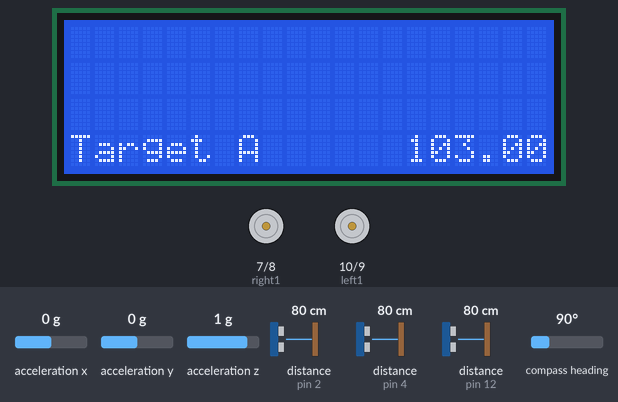
This sketch was run on a simulated Arduino Uno, built with avr-gcc and run on an emulated ATmega328P. Shown: 20×4 character LCD, motor-driver pin pairs drawn as motors (green arrow = first pin HIGH = forward, orange = second pin HIGH = backward, longer = more drive, scaled by the enable pin). Wiring (inferred from the names in the program): 3 × ultrasonic range finder: trigger pin 3, echo pin 4 / trigger pin 5, echo pin 2 / trigger pin 13, echo pin 12; QMC5883L compass at I2C address 0x0D; MPU-6050 motion sensor at I2C address 0x68. Inputs (shaded band) come from the test bench; at power-on: compass heading 90°, distance to the obstacle (sensors on pin 2, pin 4, pin 12) 80 cm, acceleration x 0 g, acceleration y 0 g, acceleration z 1 g. The echo pulse lasts 58.3 µs per cm; what the sketch prints to the serial monitor is not drawn.

Above: at 0.8 s.
0.9 s: compass heading set to 352°
At 1.3 s:
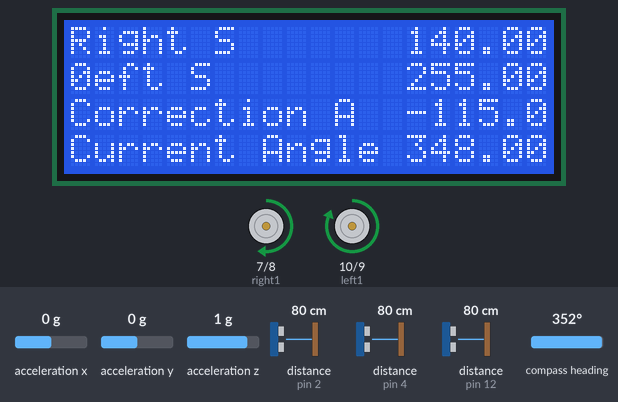
2.8 s: distance to the obstacle (sensor on pin 2) set to 10 cm
4.3 s: distance to the obstacle (sensor on pin 2) set to 7 cm
At 6.7 s:
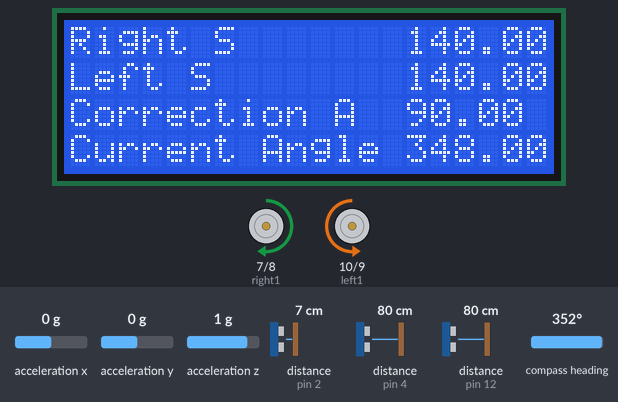
7.0 s: compass heading set to 180°
At 9.5 s:
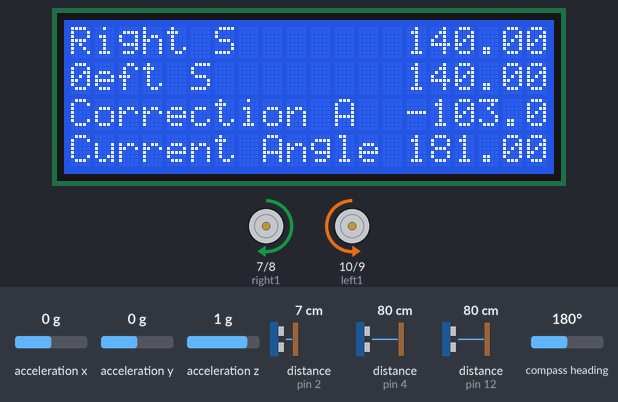
10.0 s: compass heading set to 7°
At 16.9 s:
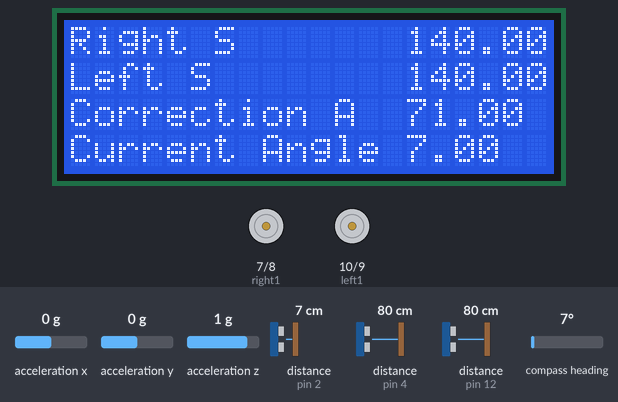
Timing chart, 0 to 18.0 s (numbered marks = the images above; inputs shaded):
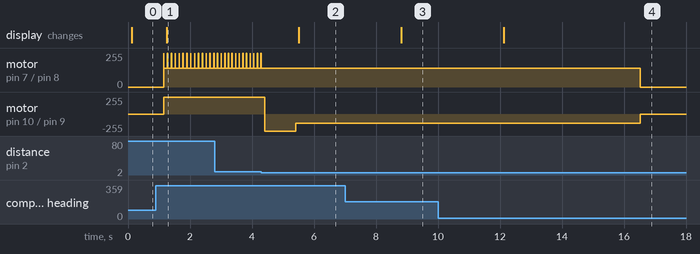

The sketch:

mazeControl_forrealsies.ino
```cpp
/*   Drive Control 2
By Chris Fischer
Based on Drive Control -- same principal, but cleaned up
Read data from serial and use to control direction and speed.
Direction is compared to a MPU6050 6 axis accelerometer
Nominal speed is controlled by motor PWM controls

Speed is coded as 10xxx where xxx is speed (max 255)
Angle is coded as 20xxx where xxx is the target angle (0-359)

Ascii values should be sent with '<' and '>' as start and end
characters, respectively.

So a speed of 155 should use the ascii string
<10155>
An angle of 97 should use the ascii string
<20097>

*/
#include "Setup.h"

void setup() {
  setupa();
  Serial.begin(9600);
  int driveTime = 5000;
  int startTime = millis();

  targetSpeed = 180;
  queue("front","right");

  /*
  targetSpeed = 0;
  targetAngle = currentAngle+90;
  while (currentAngle > targetAngle + 10 || currentAngle < targetAngle - 10){
    currentAngle = readCompassAzimuth();
    moveControl();
  }


  queue("front", "left"); //6
  queue("front", "right"); //7
  queue("front", "left"); //8
  queue("right", "right"); //9
  queue("front", "right"); // 10

  queue("right", "right"); //12
  queue("front", "left"); //13
  queue("front", "right"); //14
  queue("front", "left"); //17
  queue("front", "left"); // 19

  queue("right", "right"); //22
  queue("left", "left"); //24
  queue("front", "left"); //26
  queue("front", "right"); //28
  queue("front", "left"); //29
  queue("right", "right"); //30
  queue("front", "left"); //31
  queue("right", "right"); //32
  queue("front", "right"); //33
  queue("front", "left"); //38
  queue("front", "left"); //39
  queue("front", "left"); //END!!!!!!
  */
}


void queue(String boundary, String turn) {
  int currentAngle = readCompassAzimuth();
  targetAngle = currentAngle;
  targetSpeed=120;
  if(boundary.equals("front")){
    Serial.println(distanceSensor());
    while(distanceSensor()>8 || distanceSensor()>1000){
      currentAngle = readCompassAzimuth();
      moveControl();
      lcdStatus(spdCol,spdRow,"Right S",float(rightSpeedVal));
      lcdStatus(actCol,actRow,"Left S",float(leftSpeedVal));
      lcdStatus(corrCol,corrRow,"Correction A",float(correctionAngle));
      lcdStatus(tarCol,tarRow,"Current Angle",float(currentAngle));
      Serial.println(distanceSensor());
    }
  }
  if(boundary.equals("left")){
    while(distanceSensorLeft()<10 || distanceSensor()>1000){
      currentAngle = readCompassAzimuth();
      moveControl();
    }
  }
   if(boundary.equals("right")){
    while(distanceSensorRight()<10|| distanceSensor()>1000){
      currentAngle = readCompassAzimuth();
      moveControl();
    }
  }
  turnFunc(turn);
  stopCar();
}


void turnFunc(String turn){
  Serial.println("turning!!");
  int currentAngle = readCompassAzimuth();
  targetSpeed = 0;
  if(turn.equals("left")){
    targetAngle = currentAngle-90;
    Serial.println("left turning");
  }
  else{//(turn.equals("right"))
    targetAngle = currentAngle+90;
    //targetAngle = currentAngle+90;
    Serial.println("right turning");
    Serial.println(currentAngle);
  }

  //abs(currentAngle - targetAngle) < 1
  int driveTime = 10000;
  int startTime = millis();
  correctionAngle = findCorrectionAngle(currentAngle, targetAngle);
  while (time < startTime+driveTime && correctionAngle != 0) {
    time = millis();
    currentAngle = readCompassAzimuth();
    moveControl();
    correctionAngle = findCorrectionAngle(currentAngle, targetAngle);
    lcdStatus(spdCol,spdRow,"Right S",float(rightSpeedVal));
    lcdStatus(actCol,actRow,"Left S",float(leftSpeedVal));
    lcdStatus(corrCol,corrRow,"Correction A",float(correctionAngle));
    lcdStatus(tarCol,tarRow,"Current Angle",float(currentAngle));
  }
}


void loop(){
  Serial.println(distanceSensor());
  /*
  Serial.print("left: ");
  Serial.println(distanceSensorLeft());
  Serial.print("right: ");
  Serial.println(distanceSensorRight());
  Serial.print("fwd: ");
  Serial.println(distanceSensor());
  */
};  // loop function has to exist even if it is empty

/*
  if(time>10000){
    moveControl();
  }else{
    stopCar();
  }
  */
    /*digitalWrite(rightEnable,HIGH);
    digitalWrite(leftEnable,HIGH);
    analogWrite(right1, 255);
    analogWrite(right2, 0);
    analogWrite(left2, 255);
    analogWrite(left1, 0);*/

  // compare current speed and direction to target speed and direction
  // if they don't match, call moveContol
 /*

 Serial.begin(9600);
  int startAngle = readCompassAzimuth();
  targetAngle = currentAngle;
  int driveTime = 30000;
  int startTime = millis();
  while (time < startTime+driveTime ) { //&& distanceSensor()>10
    currentAngle = readCompassAzimuth();
    time=millis();
    targetSpeed=120;
    //targetAngle=currentAngle;
    //Serial.print("left: ");
    //Serial.println(distanceSensorLeft());
    Serial.print("right: ");
    Serial.println(distanceSensorRight());
    //Serial.print("fwd: ");
    //Serial.println(distanceSensor());

    lcdStatus(spdCol,spdRow,"Right S",float(rightSpeedVal));
    lcdStatus(actCol,actRow,"Left S",float(leftSpeedVal));
    lcdStatus(corrCol,corrRow,"Correction A",float(correctionAngle));
    lcdStatus(tarCol,tarRow,"Current Angle",float(currentAngle));

    Serial.print("target: ");
    Serial.println(targetAngle);
    Serial.print("current: ");
    Serial.println(currentAngle);
    Serial.print("left: ");
    Serial.println(leftSpeedVal);
    Serial.print("right: ");
    Serial.println(rightSpeedVal);

    //correctionAngle = 90;

    moveControl();
   // Serial.print(CorrectionAngle);
  }
  */
```

Setup.h
```cpp
//#include <Adafruit_MPU6050.h>
//#include <Adafruit_Sensor.h>
#include <Wire.h>  // I2C communication
#include <LiquidCrystal_I2C.h>  // librar for I2C 2 row x 16 column LCD
LiquidCrystal_I2C lcd(0x27,20,4);  // set the LCD address to 0x27 for a 20 column and 4 line display

void turnFunc();

const int echoPin=2;
const int trigPin=5;
const int echoPinLeft=4;
const int trigPinLeft=3;
const int echoPinRight=12;
const int trigPinRight=13;

float duration, distance;
float durationLeft,distanceLeft;
float durationRight,distanceRight;

const int baudRate = 9600;
long time;
// const int baudRate = 115200;

// accelerometer variables
const int MPU = 0x68; // MPU6050 I2C address
float AccX, AccY, AccZ; //linear acceleration
float GyroX, GyroY, GyroZ; //angular velocity
float accAngleX, accAngleY, gyroAngleX, gyroAngleY, gyroAngleZ; //used in void loop()
float roll, pitch, yaw;
float AccErrorX, AccErrorY, GyroErrorX, GyroErrorY, GyroErrorZ;

float elapsedTime, currentTime, previousTime;
int c = 0;
float proportionalRate = 5; //speed adjustment per degree of error
float maxRate = 120;
long int maxDuration = 600000;  // run duration in ms

const int maxSpeed = 255; //max PWM value written to motor speed pin. It is typically 255.
const int minSpeed = 140; //min PWM value at which motor moves

float currentAngle; //if MPU6050 is flat, angle = Z = yaw
float targetAngle = 0;
float deltaAngle;
int targetSpeed = 0;
int speedCorrection;
int correctionAngle;
float angleTolerance = 3;
int dataIsSpeed = 0;
int dataIsAngle = 0;
// lcd display variables
int spdRow=0, spdCol=14, tarRow=3,tarCol=14,actRow=1,actCol=14, corrRow=2, corrCol=14;


// for an H bridge with single pin direction control, use only pins left1 and right1
//const int left1 = 4;  //for L298N control
const int left1 = 10; // MD20A control
const int left2 = 9;     // ignored in MD20A
//const int right1 = 7;   // for L298n control
const int right1 = 7;  // for MD20A
const int right2 = 8;    // ignored in MD20A

//int rightForward = 10; //7
//int rightReverse = 9; //6
//int rightEnable = 11; //3

//int leftReverse = 8; //7
//int leftForward = 7; //6
//int leftEnable = 6; //3


// const int leftSpeed = 10;  // L298N
const int leftEnable = 11;      // MD20A
// const int rightSpeed = 11;   //L298N
const int rightEnable = 6;   // MD20A

int leftSpeedVal, rightSpeedVal;

// *** variables for new readSerial2.h
const byte buffSize = 40;
char inputBuffer[buffSize];
const char startMarker = '<';
const char endMarker = '>';
byte bytesRecvd = 0;
boolean readInProgress = false;
boolean newDataFromPC = false;
long int readValue, actValue; // maximum value of an standard integer is 32767.
char messageFromPC[buffSize] = {0};

// **** end new variable block

//#include "gyro.h"
#include "movement.h"
//#include "readSerial.h"
//#include "readSerial2.h"


// delaring variables for readSerial3 library
const byte numChars = 32;
char receivedChars[numChars];
boolean newData = false;
#include "readSerial3.h"   // read serial function from arduino website
#include "compassRead.h"   // read azimuth angle from compass chip
#include "LCDStatus.h"     // library to write to LCD display


const int buttonPin = 2;

void setupa() {
  pinMode(trigPin, OUTPUT);
	pinMode(echoPin, INPUT);

  pinMode(trigPinLeft, OUTPUT);
	pinMode(echoPinLeft, INPUT);

  pinMode(trigPinRight, OUTPUT);
	pinMode(echoPinRight, INPUT);

  time=millis();
  Serial.begin(baudRate);
  //Serial.println("started");
  // setup I2C communication with accelerometer
  Wire.begin();                      // Initialize comunication
  Wire.beginTransmission(MPU);       // Start communication with MPU6050 // MPU=0x68
  Wire.write(0x6B);                  // Talk to the register 6B
  Wire.write(0x00);                  // Make reset - place a 0 into the 6B register
  Wire.endTransmission(true);        //end the transmission
  // Call this function if you need to get the IMU error values for your module
 // calculateError();
  // initialize compass - define I2S and error
  compassSetup();
  // get the initial compass angle
  currentAngle = readCompassAzimuth();

  pinMode(right1, OUTPUT);
  digitalWrite(right1,LOW);
  pinMode(right2, OUTPUT);
  digitalWrite(right2,LOW);
  pinMode(rightEnable, OUTPUT);

  pinMode(left1, OUTPUT);
  digitalWrite(left1,LOW);
  pinMode(left2, OUTPUT);
  digitalWrite(left2,LOW);
  pinMode(leftEnable, OUTPUT);


  // setup LCD Display
  lcd.init();
  lcd.clear();
  lcd.backlight();      // Make sure backlight is on

  pinMode(buttonPin,INPUT);   // start button on Aduino
  Serial.println("<Arduino is ready>");
  analogWrite(leftEnable, 100);
  analogWrite(rightEnable, 100);
  //spdRow = 0;
  //lcd.setCursor(0,spdRow);
  //lcd.print("Target speed");
  //spdCol = 14;
  //lcd.setCursor(spdCol,spdRow);
  //lcd.print(targetSpeed);
  /*
  lcdStatus(14,0,"Target speed", float(targetSpeed));
  lcdStatus(14,1,"Current A", float(currentAngle));
  lcdStatus(14,2,"Correction A",float(correctionAngle));
  */
  targetAngle = currentAngle + correctionAngle;
  //lcd.print(targetAngle);
  lcdStatus(14,3,"Target A ",float(targetAngle));
  delay(1000);
}
```

compassRead.h
```cpp
// developed as CompasAzimuthWithCorrection
// converted to a library to incorporate into DriveControl
//  Chris Fischer November 27, 2024

#include <Wire.h> //I2C Arduino Library
//uncomment the max and min values.   Rotate the compass chip throug
// 360 degrees plus vertical.   Record the max, and min.   Calculate the
// average.   Enter the averages as offset values.
// program assumes board is oriented horizontally (xz plane).


#define addr 0x0D //I2C Address for The HMC5883
//#define addr 0x1C
int xMax = -9999, yMax = -9999, zMax = -9999;
int xMin = 9999, yMin = 9999, zMin = 9999;
//int xOffset = 3228, yOffset = 1403, zOffset = 1369;
int xOffset = 728, yOffset =0, zOffset = 65;
int compassZero = 0;

void compassSetup() {
  int readCompassAzimuth();

  Serial.begin(9600);
  Wire.begin();


  Wire.beginTransmission(addr); //start talking
  Wire.write(0x0B); // Tell the HMC5883 to Continuously Measure
  Wire.write(0x01); // Set the Register
  Wire.endTransmission();
  Wire.beginTransmission(addr); //start talking
  Wire.write(0x09); // Tell the HMC5883 to Continuously Measure
  Wire.write(0x1D); // Set the Register
  Wire.endTransmission();
  compassZero = readCompassAzimuth();
}

int readCompassAzimuth() {

  int x, y, z, a; //triple axis data

  //Tell the HMC what regist to begin writing data into


  Wire.beginTransmission(addr);
  Wire.write(0x00); //start with register 3.
  Wire.endTransmission();

  //Read the data.. 2 bytes for each axis.. 6 total bytes
  Wire.requestFrom(addr, 6);
  delay(10);
  if (6 <= Wire.available()) {
    x = Wire.read(); //MSB  x
    x |= Wire.read() << 8; //LSB  x)
    z = Wire.read(); //MSB  z
    z |= Wire.read() << 8; //LSB z
    y = Wire.read(); //MSB y
    y |= Wire.read() << 8; //LSB y

    x = x - xOffset;
    y = y - yOffset;
    z = z - zOffset;


/*
// record max and min values for calibration
    if(x > xMax){xMax = x;}
    if(x < xMin){xMin = x;}
    if(y > yMax){yMax = y;}
    if(y < yMin){yMin = y;}
    if(z > zMax){zMax = z;}
    if(z < zMin){zMin = z;}
  Serial.print("X max: ");
  Serial.println(xMax);
  Serial.print("X min: ");
  Serial.println(xMin);
  Serial.print("Y max: ");
  Serial.println(yMax);
  Serial.print("Y min: ");
  Serial.println(yMin);
  Serial.print("Z max: ");
  Serial.println(zMax);
  Serial.print("Z min: ");
  Serial.println(zMin);

   //uncomment to calibrate
  Serial.print("Xavg: ");
  Serial.println((xMax+xMin)/2.0);
  Serial.print("Yavg: ");
  Serial.println((yMax+yMin)/2.0);
  Serial.print("Zavg: ");
  Serial.println((zMax+zMin)/2.0);
*/
  }


  // Show Values
  /*
  Serial.print("\nX/Y/Z values: ");
  Serial.print(x - xOffset);
  Serial.print(", ");
  Serial.print(y-yOffset);
  Serial.print(", ");
  Serial.print(z - zOffset);
 */

  //a = int(atan2(double(x),double(z))*180.000/3.1415);
  a = int(atan2(double(z),double(x))*180.000/3.1415);
  // board markings indicate x,y but testing show z,x are horizontal plane
  //a = a - compassZero;
  if(a < 0){a = 360 + a;}

  //Serial.print("A Value: ");
  //Serial.println(a);
  //Serial.println(" ");

  //delay(1000);

  return(a);


}
```

gyro.h
```cpp
// ************* Function Definitions **************
/*   includes functions
/*   void readAcceleration() -- reads linear acceleration from the MPU6050
/*   void readGyro() -- reads angular acceleration
/*   void calculateError() -- samples 200 gyro readings and calculates an average error with accelerometer steady
/*   void readAngle() -- calculates the current angle from accelerometer data
/* **************************************************/
void readAcceleration() {
  Wire.beginTransmission(MPU);
  Wire.write(0x3B); // Start with register 0x3B (ACCEL_XOUT_H)
  Wire.endTransmission(false);
  Wire.requestFrom(MPU, 6, true); // Read 6 registers total, each axis value is stored in 2 registers
  //For a range of +-2g, we need to divide the raw values by 16384, according to the MPU6050 datasheet
  AccX = (Wire.read() << 8 | Wire.read()) / 16384.0; // X-axis value
  AccY = (Wire.read() << 8 | Wire.read()) / 16384.0; // Y-axis value
  AccZ = (Wire.read() << 8 | Wire.read()) / 16384.0; // Z-axis value
}

void readGyro() {
  Wire.beginTransmission(MPU);
  Wire.write(0x43);
  Wire.endTransmission(false);
  Wire.requestFrom(MPU, 6, true);
  GyroX = (Wire.read() << 8 | Wire.read()) / 131.0;
  GyroY = (Wire.read() << 8 | Wire.read()) / 131.0;
  GyroZ = (Wire.read() << 8 | Wire.read()) / 131.0;
}

void calculateError() {
  //When this function is called, ensure the car is stationary. See Step 2 for more info

  // Read accelerometer values 200 times
  c = 0;
  while (c < 200) {
    readAcceleration();
    // Sum all readings
    AccErrorX += (atan((AccY) / sqrt(pow((AccX), 2) + pow((AccZ), 2))) * 180 / PI);
    AccErrorY += (atan(-1 * (AccX) / sqrt(pow((AccY), 2) + pow((AccZ), 2))) * 180 / PI);
    c++;
  }
  //Divide the sum by 200 to get the error value, since expected value of reading is zero
  AccErrorX = AccErrorX / 200;
  AccErrorY = AccErrorY / 200;
  c = 0;

  // Read gyro values 200 times
  while (c < 200) {
    readGyro();
    // Sum all readings
    GyroErrorX += GyroX;
    GyroErrorY += GyroY;
    GyroErrorZ += GyroZ;
    c++;
  }
  //Divide the sum by 200 to get the error value
  GyroErrorX = GyroErrorX / 200;
  GyroErrorY = GyroErrorY / 200;
  GyroErrorZ = GyroErrorZ / 200;
  Serial.println("The the gryoscope setting in MPU6050 has been calibrated");

}

void readAngle(){
  // === Read accelerometer (on the MPU6050) data === //
  readAcceleration();
  // Calculating Roll and Pitch from the accelerometer data
  accAngleX = (atan(AccY / sqrt(pow(AccX, 2) + pow(AccZ, 2))) * 180 / PI) - AccErrorX; //AccErrorX is calculated in the calculateError() function
  accAngleY = (atan(-1 * AccX / sqrt(pow(AccY, 2) + pow(AccZ, 2))) * 180 / PI) - AccErrorY;

  // === Read gyroscope (on the MPU6050) data === //
  previousTime = currentTime;
  currentTime = micros();
  elapsedTime = (currentTime - previousTime) / 1000000; // Divide by 1000 to get seconds
  readGyro();
  // Correct the outputs with the calculated error values
  GyroX -= GyroErrorX; //GyroErrorX is calculated in the calculateError() function
  GyroY -= GyroErrorY;
  GyroZ -= GyroErrorZ;
  // Currently the raw values are in degrees per seconds, deg/s, so we need to multiply by sendonds (s) to get the angle in degrees
  gyroAngleX += GyroX * elapsedTime; // deg/s * s = deg
  gyroAngleY += GyroY * elapsedTime;
  yaw += GyroZ * elapsedTime;
  //combine accelerometer- and gyro-estimated angle values. 0.96 and 0.04 values are determined through trial and error by other people
  roll = 0.96 * gyroAngleX + 0.04 * accAngleX;
  pitch = 0.96 * gyroAngleY + 0.04 * accAngleY;
  currentAngle = yaw; //MPU6050 oriented flat
  //for me, turning right reduces angle. Turning left increases angle.
};
```

LCDStatus.h
```cpp
void lcdStatus(int col,int row, char *label, float val1){

  lcd.setCursor(0,row);
  lcd.print(label);
  lcd.setCursor(col,row);
  lcd.print("      ");
  lcd.setCursor(col,row);
  lcd.print(val1);

  return;
}
```

Source omitted: movement.h (7426 bytes), readSerial3.h (1477 bytes)

Measured:
- the behaviour switches between 9 and 8 cm on distance to the obstacle (sensor on pin 2) (found by bisection; images 1 and 2)
- after the input at 0.9 s, motor on pin 10 (left1) / pin 9 (left2): goes on until 1.1 s, then stays forward 255/255; the display: changes after 0.35 s (image 1)
- after the input at 4.3 s, motor on pin 7 (right1) / pin 8 (right2): stops changing and stays forward 140/255; motor on pin 10 (left1) / pin 9 (left2): forward 255/255 → backward 255/255 after 0.11 s, → backward 140/255 1.0 s later; the display: changes after 1.2 s (image 2)
- after the input at 7.0 s, the display: changes after 1.8 s (image 3)
- after the input at 10.0 s, the display: changes after 2.1 s (image 4)
- by itself, motor on pin 7 (right1) / pin 8 (right2): alternates forward 255/255 for 0.01 s and forward 140/255 for 0.11 s
